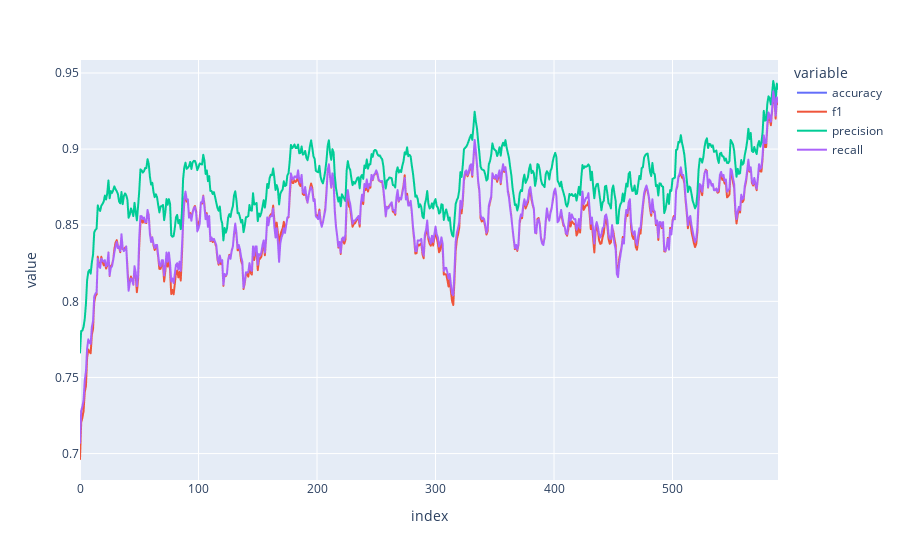

Source (notebook cell):
### Code cell
fig = px.line(df)
fig.show()

### Figure 1 — Plotly figure (JSON) as saved in the notebook; plotly's stock layout.template omitted (floating-point values rounded to 4 significant figures; data arrays with more than 128 entries replaced by an {"elided": "..."} marker saying what was removed)
{"data": [{"hovertemplate": "variable=accuracy<br>index=%{x}<br>value=%{y}<extra></extra>", "legendgroup": "accuracy", "line": {"color": "#636efa", "dash": "solid"}, "mode": "lines", "name": "accuracy", "showlegend": true, "type": "scattergl", "x": {"elided": "590 int values"}, "xaxis": "x", "y": {"elided": "590 float values"}, "yaxis": "y"}, {"hovertemplate": "variable=f1<br>index=%{x}<br>value=%{y}<extra></extra>", "legendgroup": "f1", "line": {"color": "#EF553B", "dash": "solid"}, "mode": "lines", "name": "f1", "showlegend": true, "type": "scattergl", "x": {"elided": "590 int values"}, "xaxis": "x", "y": {"elided": "590 float values"}, "yaxis": "y"}, {"hovertemplate": "variable=precision<br>index=%{x}<br>value=%{y}<extra></extra>", "legendgroup": "precision", "line": {"color": "#00cc96", "dash": "solid"}, "mode": "lines", "name": "precision", "showlegend": true, "type": "scattergl", "x": {"elided": "590 int values"}, "xaxis": "x", "y": {"elided": "590 float values"}, "yaxis": "y"}, {"hovertemplate": "variable=recall<br>index=%{x}<br>value=%{y}<extra></extra>", "legendgroup": "recall", "line": {"color": "#ab63fa", "dash": "solid"}, "mode": "lines", "name": "recall", "showlegend": true, "type": "scattergl", "x": {"elided": "590 int values"}, "xaxis": "x", "y": {"elided": "590 float values"}, "yaxis": "y"}], "layout": {"legend": {"title": {"text": "variable"}, "tracegroupgap": 0}, "margin": {"t": 60}, "xaxis": {"anchor": "y", "domain": [0, 1], "title": {"text": "index"}}, "yaxis": {"anchor": "x", "domain": [0, 1], "title": {"text": "value"}}}}
